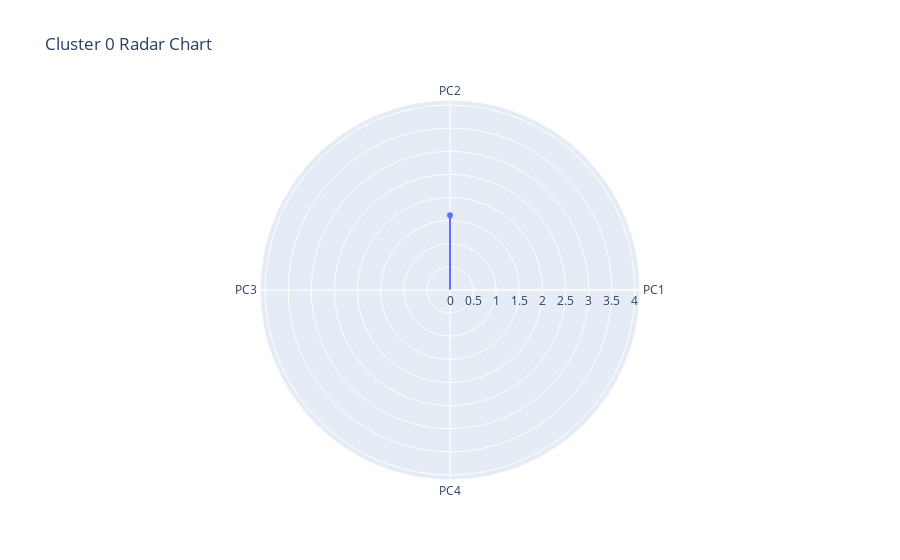
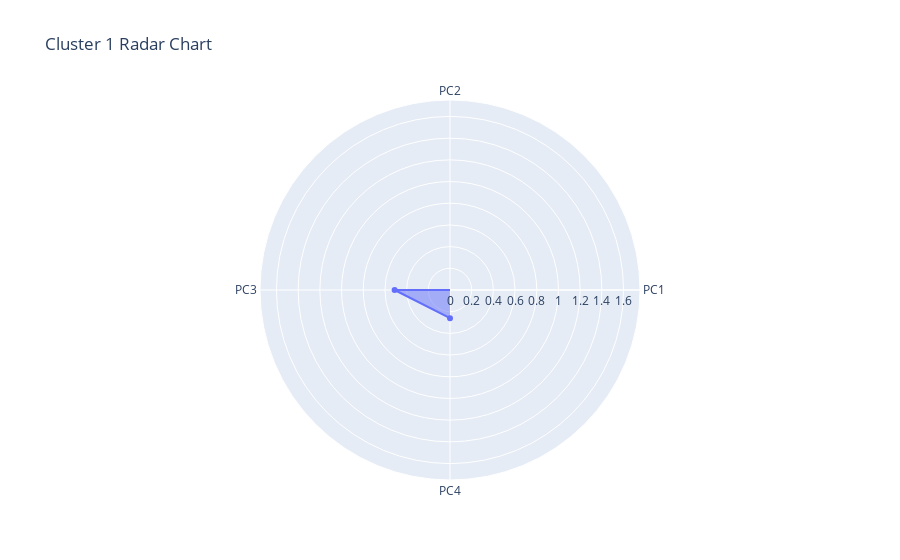
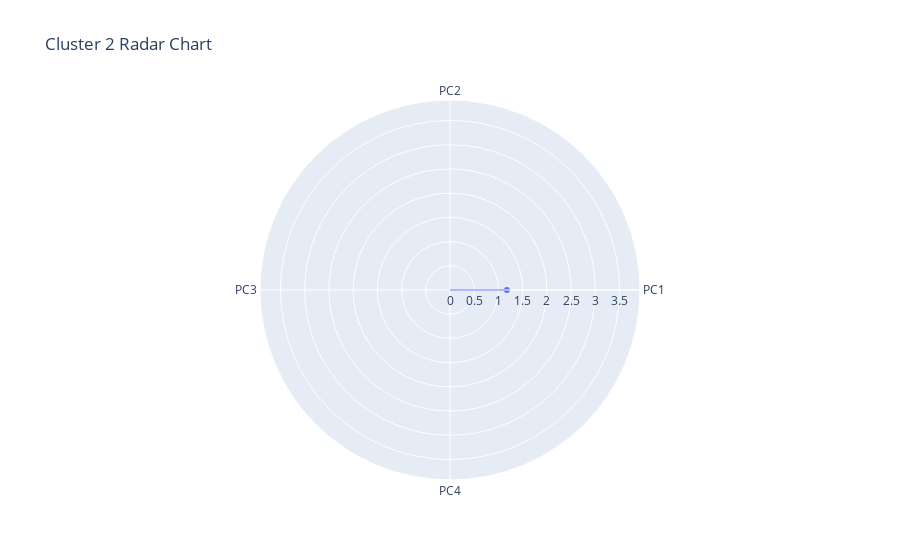

The code cell stored with these charts, in order, in its notebook:
### Markdown cell above
# Radar charts

### Code cell
import plotly.graph_objects as go

# Define a function to create a radar chart for a given cluster
def create_radar_chart(cluster_id):
    # Extract the data for the specified cluster
    cluster_data = pca_features[k_labels == cluster_id, :]
    cluster_data_mean = cluster_data.mean(axis=0)
    
    # Create a list of the feature names
    feature_names = ['PC1', 'PC2', 'PC3', 'PC4']
    
    # Create a radar chart for the cluster mean
    fig = go.Figure()
    fig.add_trace(go.Scatterpolar(
        r=cluster_data_mean,
        theta=feature_names,
        fill='toself',
        name=f'Cluster {cluster_id}'
    ))
    fig.update_layout(
        polar=dict(
            radialaxis=dict(
                visible=True,
                range=[0, cluster_data.max()]
            )
        ),
        title=f'Cluster {cluster_id} Radar Chart'
    )
    return fig

# Create radar charts for each cluster
fig_cluster0 = create_radar_chart(0)
fig_cluster1 = create_radar_chart(1)
fig_cluster2 = create_radar_chart(2)

# Display the radar charts
fig_cluster0.show()
fig_cluster1.show()
fig_cluster2.show()

### Figure 1 — Plotly figure (JSON) as saved in the notebook; plotly's stock layout.template omitted (floating-point values rounded to 4 significant figures)
{"data": [{"fill": "toself", "name": "Cluster 0", "r": [-0.1357, 1.615, -0.2033, -0.1224], "theta": ["PC1", "PC2", "PC3", "PC4"], "type": "scatterpolar"}], "layout": {"autosize": true, "polar": {"angularaxis": {"type": "category"}, "radialaxis": {"autorange": false, "range": [0, 4.109], "type": "linear", "visible": true}}, "title": {"text": "Cluster 0 Radar Chart"}}}

### Figure 2 — Plotly figure (JSON) as saved in the notebook; plotly's stock layout.template omitted (floating-point values rounded to 4 significant figures)
{"data": [{"fill": "toself", "name": "Cluster 1", "r": [-1.593, -0.6259, 0.5108, 0.2594], "theta": ["PC1", "PC2", "PC3", "PC4"], "type": "scatterpolar"}], "layout": {"autosize": true, "polar": {"angularaxis": {"type": "category"}, "radialaxis": {"autorange": false, "range": [0, 1.752], "type": "linear", "visible": true}}, "title": {"text": "Cluster 1 Radar Chart"}}}

### Figure 3 — Plotly figure (JSON) as saved in the notebook; plotly's stock layout.template omitted (floating-point values rounded to 4 significant figures)
{"data": [{"fill": "toself", "name": "Cluster 2", "r": [1.175, -0.8653, -0.1805, -0.07648], "theta": ["PC1", "PC2", "PC3", "PC4"], "type": "scatterpolar"}], "layout": {"autosize": true, "polar": {"angularaxis": {"type": "category"}, "radialaxis": {"autorange": false, "range": [0, 3.923], "type": "linear", "visible": true}}, "title": {"text": "Cluster 2 Radar Chart"}}}
